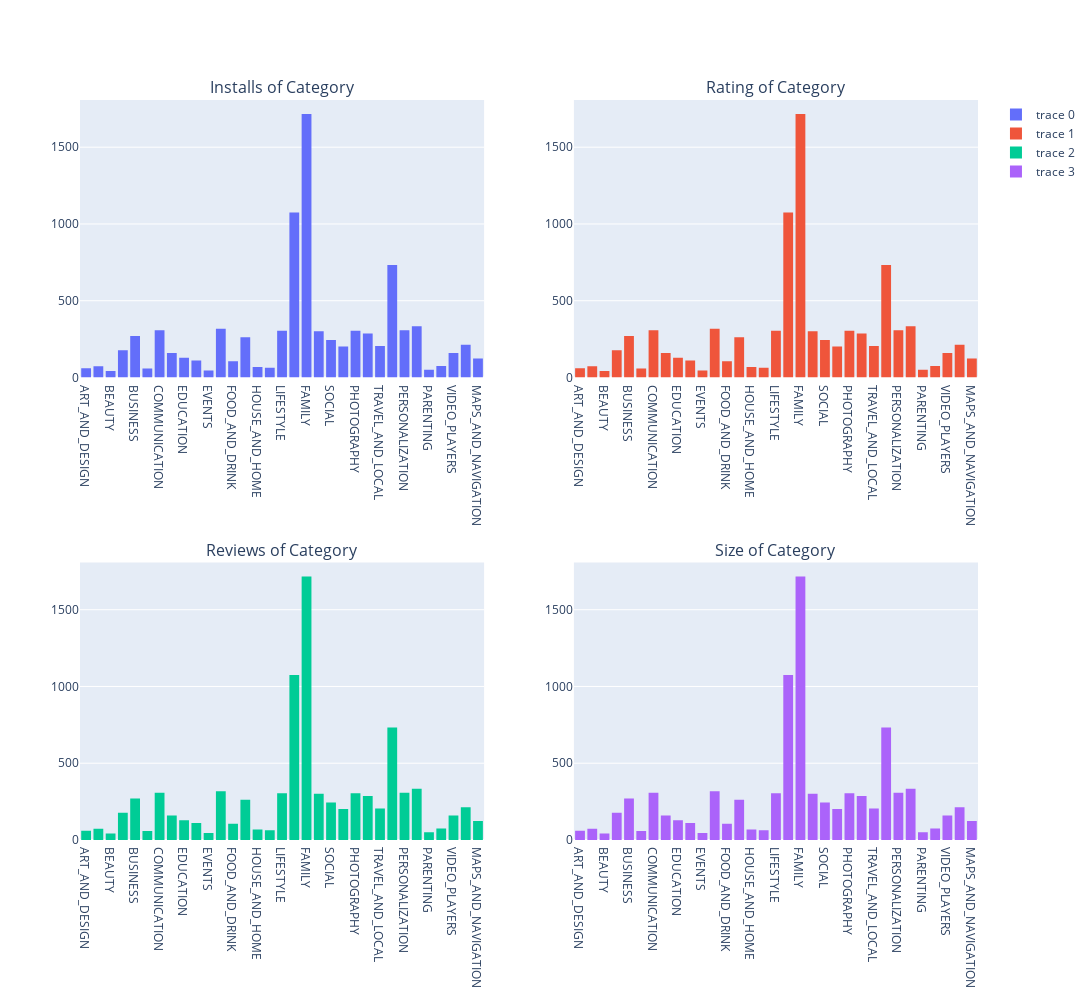

Notebook cell for this chart:
### Code cell
print_histograms(cleaned_apps)

### Figure 1 — Plotly figure (JSON) as saved in the notebook; plotly's stock layout.template omitted (floating-point values rounded to 4 significant figures; data arrays with more than 128 entries replaced by an {"elided": "..."} marker saying what was removed)
{"data": [{"type": "histogram", "x": {"elided": "8886 str values"}, "xaxis": "x", "y": {"elided": "8886 int values"}, "yaxis": "y"}, {"type": "histogram", "x": {"elided": "8886 str values"}, "xaxis": "x2", "y": {"elided": "8886 float values"}, "yaxis": "y2"}, {"type": "histogram", "x": {"elided": "8886 str values"}, "xaxis": "x3", "y": {"elided": "8886 int values"}, "yaxis": "y3"}, {"type": "histogram", "x": {"elided": "8886 str values"}, "xaxis": "x4", "y": {"elided": "8886 float values"}, "yaxis": "y4"}], "layout": {"annotations": [{"font": {"size": 16}, "showarrow": false, "text": "Installs of Category", "x": 0.225, "xanchor": "center", "xref": "paper", "y": 1, "yanchor": "bottom", "yref": "paper"}, {"font": {"size": 16}, "showarrow": false, "text": "Rating of Category", "x": 0.775, "xanchor": "center", "xref": "paper", "y": 1, "yanchor": "bottom", "yref": "paper"}, {"font": {"size": 16}, "showarrow": false, "text": "Reviews of Category", "x": 0.225, "xanchor": "center", "xref": "paper", "y": 0.375, "yanchor": "bottom", "yref": "paper"}, {"font": {"size": 16}, "showarrow": false, "text": "Size of Category", "x": 0.775, "xanchor": "center", "xref": "paper", "y": 0.375, "yanchor": "bottom", "yref": "paper"}], "height": 1000, "width": 1400, "xaxis": {"anchor": "y", "domain": [0, 0.45]}, "xaxis2": {"anchor": "y2", "domain": [0.55, 1]}, "xaxis3": {"anchor": "y3", "domain": [0, 0.45]}, "xaxis4": {"anchor": "y4", "domain": [0.55, 1]}, "yaxis": {"anchor": "x", "domain": [0.625, 1]}, "yaxis2": {"anchor": "x2", "domain": [0.625, 1]}, "yaxis3": {"anchor": "x3", "domain": [0, 0.375]}, "yaxis4": {"anchor": "x4", "domain": [0, 0.375]}}}
